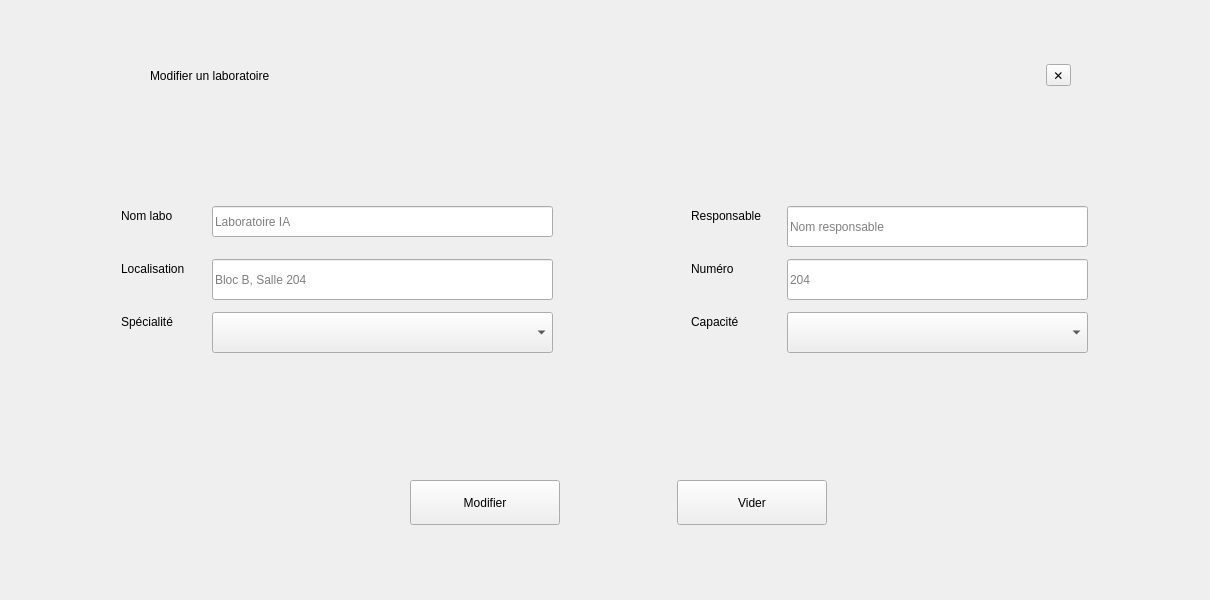
            <widget class="QWidget" name="modifierL">
             <widget class="QFrame" name="PopupLabsCard_4">
              <property name="geometry">
               <rect>
                <x>10</x>
                <y>10</y>
                <width>1191</width>
                <height>581</height>
               </rect>
              </property>
              <property name="minimumSize">
               <size>
                <width>760</width>
                <height>0</height>
               </size>
              </property>
              <property name="frameShape">
               <enum>QFrame::Shape::NoFrame</enum>
              </property>
              <widget class="QFrame" name="PopupLabsForm_5">
               <property name="geometry">
                <rect>
                 <x>100</x>
                 <y>170</y>
                 <width>1025</width>
                 <height>250</height>
                </rect>
               </property>
               <property name="frameShape">
                <enum>QFrame::Shape::NoFrame</enum>
               </property>
               <widget class="QLineEdit" name="LabLocation_5">
                <property name="geometry">
                 <rect>
                  <x>102</x>
                  <y>79</y>
                  <width>341</width>
                  <height>41</height>
                 </rect>
                </property>
                <property name="placeholderText">
                 <string>Bloc B, Salle 204</string>
                </property>
               </widget>
               <widget class="QLineEdit" name="LabResponsible_5">
                <property name="geometry">
                 <rect>
                  <x>677</x>
                  <y>26</y>
                  <width>301</width>
                  <height>41</height>
                 </rect>
                </property>
                <property name="placeholderText">
                 <string>Nom responsable</string>
                </property>
               </widget>
               <widget class="QComboBox" name="LabSpec_5">
                <property name="geometry">
                 <rect>
                  <x>102</x>
                  <y>132</y>
                  <width>341</width>
                  <height>41</height>
                 </rect>
                </property>
               </widget>
               <widget class="QLabel" name="LblLabCap_5">
                <property name="geometry">
                 <rect>
                  <x>581</x>
                  <y>132</y>
                  <width>58</width>
                  <height>20</height>
                 </rect>
                </property>
                <property name="text">
                 <string>Capacité</string>
                </property>
               </widget>
               <widget class="QLabel" name="LblLabLoc_5">
                <property name="geometry">
                 <rect>
                  <x>11</x>
                  <y>79</y>
                  <width>79</width>
                  <height>20</height>
                 </rect>
                </property>
                <property name="text">
                 <string>Localisation</string>
                </property>
               </widget>
               <widget class="QLabel" name="LblLabName_5">
                <property name="geometry">
                 <rect>
                  <x>11</x>
                  <y>26</y>
                  <width>67</width>
                  <height>20</height>
                 </rect>
                </property>
                <property name="text">
                 <string>Nom labo</string>
                </property>
               </widget>
               <widget class="QLabel" name="LblLabNum_5">
                <property name="geometry">
                 <rect>
                  <x>581</x>
                  <y>79</y>
                  <width>54</width>
                  <height>20</height>
                 </rect>
                </property>
                <property name="text">
                 <string>Numéro</string>
                </property>
               </widget>
               <widget class="QLineEdit" name="LabName_5">
                <property name="geometry">
                 <rect>
                  <x>102</x>
                  <y>26</y>
                  <width>341</width>
                  <height>31</height>
                 </rect>
                </property>
                <property name="placeholderText">
                 <string>Laboratoire IA</string>
                </property>
               </widget>
               <widget class="QLineEdit" name="LabNumber_5">
                <property name="geometry">
                 <rect>
                  <x>677</x>
                  <y>79</y>
                  <width>301</width>
                  <height>41</height>
                 </rect>
                </property>
                <property name="placeholderText">
                 <string>204</string>
                </property>
               </widget>
               <widget class="QLabel" name="LblLabResp_5">
                <property name="geometry">
                 <rect>
                  <x>581</x>
                  <y>26</y>
                  <width>84</width>
                  <height>20</height>
                 </rect>
                </property>
                <property name="text">
                 <string>Responsable</string>
                </property>
               </widget>
               <widget class="QLabel" name="LblLabSpec_5">
                <property name="geometry">
                 <rect>
                  <x>11</x>
                  <y>132</y>
                  <width>65</width>
                  <height>20</height>
                 </rect>
                </property>
                <property name="text">
                 <string>Spécialité</string>
                </property>
               </widget>
               <widget class="QComboBox" name="LabCap_5">
                <property name="geometry">
                 <rect>
                  <x>677</x>
                  <y>132</y>
                  <width>301</width>
                  <height>41</height>
                 </rect>
                </property>
               </widget>
              </widget>
              <widget class="QWidget" name="layoutWidget">
               <property name="geometry">
                <rect>
                 <x>140</x>
                 <y>30</y>
                 <width>921</width>
                 <height>71</height>
                </rect>
               </property>
               <layout class="QHBoxLayout" name="popupLabsHeader_5">
                <item>
                 <widget class="QLabel" name="PopupTitleLabs_5">
                  <property name="text">
                   <string>Modifier un laboratoire</string>
                  </property>
                 </widget>
                </item>
                <item>
                 <spacer name="popupLabsHeaderSpacer_5">
                  <property name="orientation">
                   <enum>Qt::Orientation::Horizontal</enum>
                  </property>
                  <property name="sizeHint" stdset="0">
                   <size>
                    <width>40</width>
                    <height>20</height>
                   </size>
                  </property>
                 </spacer>
                </item>
                <item>
                 <widget class="QToolButton" name="BtnPopupCancelLabs_5">
                  <property name="toolTip">
                   <string>Fermer</string>
                  </property>
                  <property name="text">
                   <string>✕</string>
                  </property>
                 </widget>
                </item>
               </layout>
              </widget>
              <widget class="QPushButton" name="BtnPopupResetLabs_5">
               <property name="enabled">
                <bool>true</bool>
               </property>
               <property name="geometry">
                <rect>
                 <x>667</x>
                 <y>470</y>
                 <width>150</width>
                 <height>45</height>
                </rect>
               </property>
               <property name="text">
                <string>Vider</string>
               </property>
               <property name="property" stdset="0">
                <string>ghost</string>
               </property>
              </widget>
              <widget class="QPushButton" name="BtnPopupSaveLabs_5">
               <property name="geometry">
                <rect>
                 <x>400</x>
                 <y>470</y>
                 <width>150</width>
                 <height>45</height>
                </rect>
               </property>
               <property name="text">
                <string>Modifier</string>
               </property>
               <property name="property" stdset="0">
                <string>primary</string>
               </property>
              </widget>
             </widget>
            </widget>
